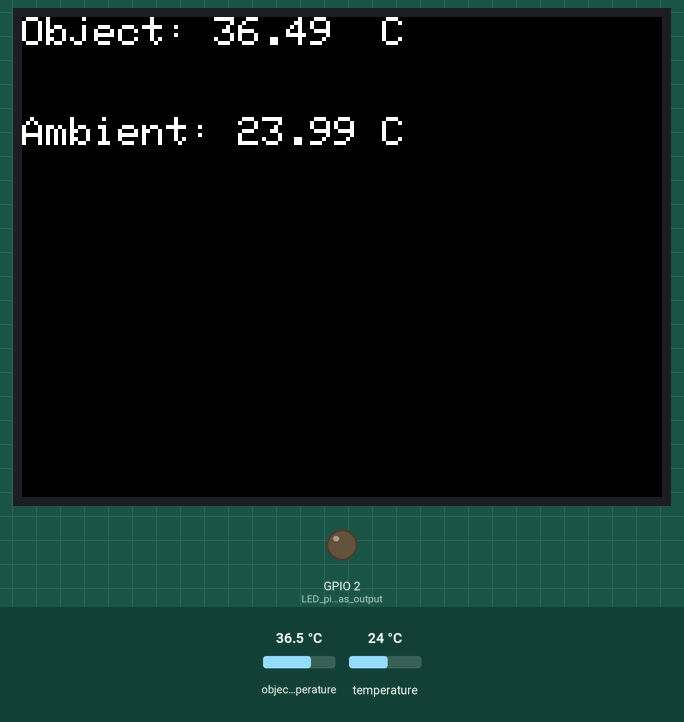
This sketch was run on a simulated ESP32. Shown: 320×240 colour display, output pins drawn as LEDs (lit = HIGH). Inputs (shaded band) come from the test bench; at power-on: object temperature 36.5 °C, temperature 24 °C. What the sketch prints to the serial monitor is not drawn.

Above: at 1.4 s.
1.5 s: object temperature set to 20 °C
At 2.6 s:
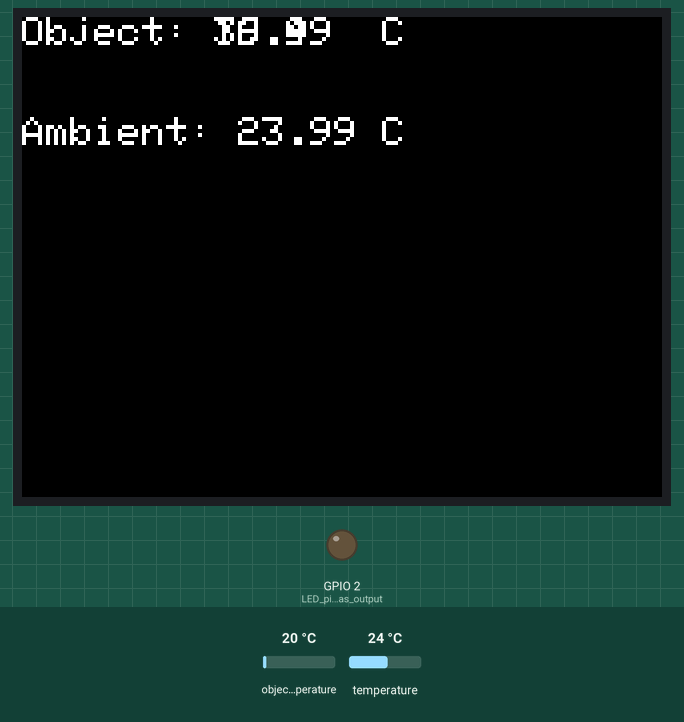
3.7 s: temperature set to 12 °C
5.7 s: object temperature set to 26 °C
At 7.4 s:
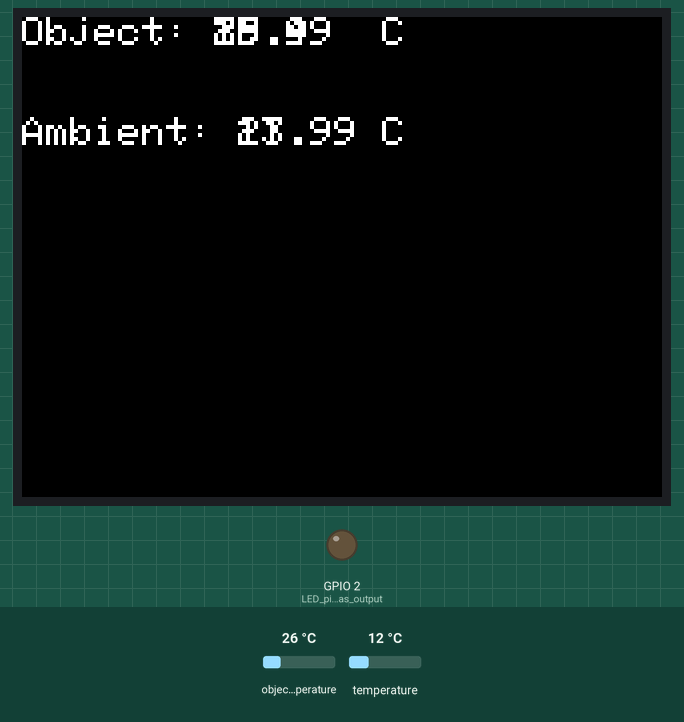
7.7 s: temperature set to 19 °C
Timing chart, 0 to 10.7 s (numbered marks = the images above; inputs shaded):
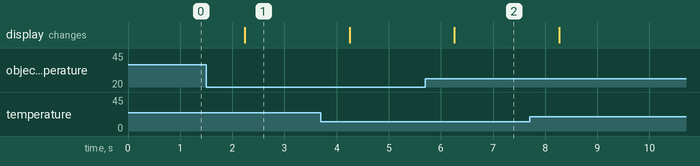

The sketch:

temperature_amb_obj_display.ino
```cpp
#include"TFT_eSPI.h"
#include <Wire.h> // I2C library, required for MLX90614
#include <SparkFunMLX90614.h> //Click here to get the library: http://librarymanager/All#Qwiic_IR_Thermometer by SparkFun

TFT_eSPI tft;
IRTherm therm; // Create an IRTherm object to interact with throughout

void setup(){
  tft.begin();
  tft.setTextSize(2);
  tft.setRotation(3);
  tft.fillScreen(0x0);

  Serial.begin(115200); // Initialize Serial to log output
  Wire.begin(); //Joing I2C bus

  if (therm.begin() == false){ // Initialize thermal IR sensor
    Serial.println("Qwiic IR thermometer did not acknowledge! Freezing!");
    while(1);
  }
  Serial.println("Qwiic IR Thermometer did acknowledge.");

  therm.setUnit(TEMP_C); // Set the library's units to Farenheit
  // Alternatively, TEMP_F can be replaced with TEMP_C for Celsius or
  // TEMP_K for Kelvin.

  pinMode(LED_BUILTIN, OUTPUT); // LED pin as output
}

void loop()
{
  digitalWrite(LED_BUILTIN, HIGH);

  // Call therm.read() to read object and ambient temperatures from the sensor.
  if (therm.read()) // On success, read() will return 1, on fail 0.
  {
    // Use the object() and ambient() functions to grab the object and ambient
  // temperatures.
  // They'll be floats, calculated out to the unit you set with setUnit().
    tft.drawString((String)("Object: " + String(therm.object(), 2)),0,0);
    tft.drawString((String)"C",180,0);
    tft.drawString((String)("Ambient: " + String(therm.ambient(), 2)),0,50);
    tft.drawString((String)"C",180,50);
  }
  digitalWrite(LED_BUILTIN, LOW);
  delay(1000);
}
```

Measured:
- after the input at 1.5 s, the display: changes after 0.74 s (image 1)
- after the input at 5.7 s, the display: changes after 0.56 s (image 2)
